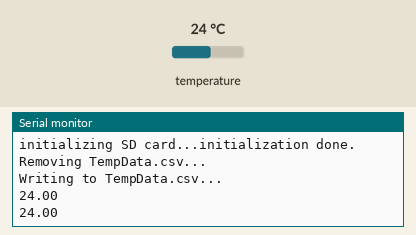
This sketch was run on a simulated Arduino Uno, built with avr-gcc and run on an emulated ATmega328P. Parts: the last lines printed to the serial monitor. The test bench sets the inputs (shaded band); at power-on: temperature 24 °C. Storage starts empty.

Above: at 2.8 s.
2.9 s: temperature set to 12 °C
At 4.1 s:
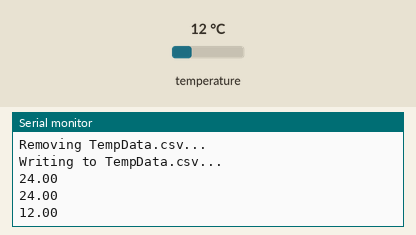
4.7 s: temperature set to 19 °C
At 4.7 s:
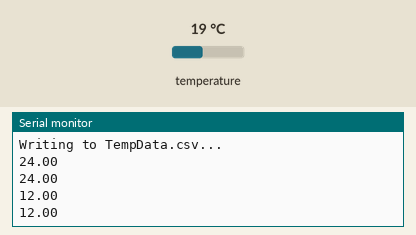
Timing chart, 0 to 7.7 s (numbered marks = the images above; inputs shaded):
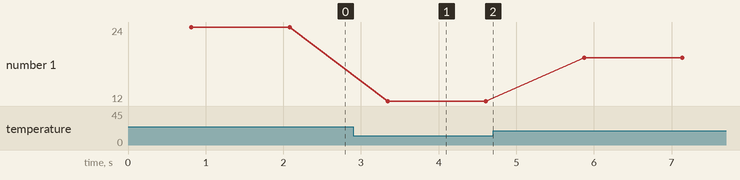

Measured:
- after the input at 2.9 s, the serial monitor: prints a new line after 0.45 s (image 1)
- plotted number 1: 24 → 12 after the input at 2.9 s, 12 → 19 after the input at 4.7 s

The sketch:

YCCS_060519_SW_TempDataSDcardFixedTime_1.ino
```cpp
/*
  TempDataSDRead_FixedTime

  Reads a set amount (60 instances over 30 sec) of temperature data in .csv format from a DS18B20 to an SD card.

  The circuit:
    SD card attached to SPI bus as follows:
  ** MOSI - pin 11
  ** MISO - pin 12
  ** CLK - pin 13
  ** CS - pin 4
    Temp sensor connected as follows:
  ** VCC - 5V
  ** DQ (Data) - pin 2
  ** GND - GND
*/

// SD card libraries
#include <SPI.h>
#include <SD.h>

// Temperature Sensor libraries
#include <OneWire.h>
#include <DallasTemperature.h>

// Set up a file instance
File dataFile;

// Temp Sensor Data wire is plugged into pin 2 on the Arduino
#define ONE_WIRE_BUS 2

// Setup a oneWire instance to communicate with any OneWire devices
OneWire oneWire(ONE_WIRE_BUS);

// Pass the oneWire reference to Dallas Temperature
DallasTemperature sensors(&oneWire);

// initialize variables
float Temperature;
int i;


void setup() {
  // Open serial communications
  Serial.begin(9600);

  // Start the Temp Sensor libraries
  sensors.begin();

  // initializing the SD card
  Serial.print("initializing SD card...");
  if (!SD.begin(4))
  {
    Serial.println("initialization failed.");
    while (1);
  }
  Serial.println("initialization done.");

  // Removing previous TempData Files
  Serial.println("Removing TempData.csv...");
  SD.remove("TempData.csv");

  // Opening a new TempData file
  dataFile = SD.open("TempData.csv", FILE_WRITE);

  // If the file is available write a title at the top of the file
  if (dataFile)
  {
    Serial.println("Writing to TempData.csv...");
    dataFile.println("Temperature Data:");
  }
  else
  {
    Serial.println("error opening TempData.csv");
  }

  // Record 60 temperature readings to the SD card
  for (i = 0; i < 60; i++)
  {
    // Retrieve temperature information and put it into a string
    sensors.requestTemperatures();
    Temperature = sensors.getTempCByIndex(0);
    String dataString = "";
    dataString = String(Temperature);

    // If the file is available write a the temp data to the file and onto the Serial monitor
    if (dataFile)
    {
      dataFile.println(dataString);
      Serial.println(dataString);
    }
    else
    {
      Serial.println("error opening TempData.csv");
    }
    // Record each temperature at half-second intervals
    delay(500);
  }

  // Close the file and prompt user in tthe Serial monitor
  dataFile.close();
  Serial.println("Recording Stopped. Remove SD Card.");
}

void loop() {
  // unnecessary, nothing to run continuously
}
```
